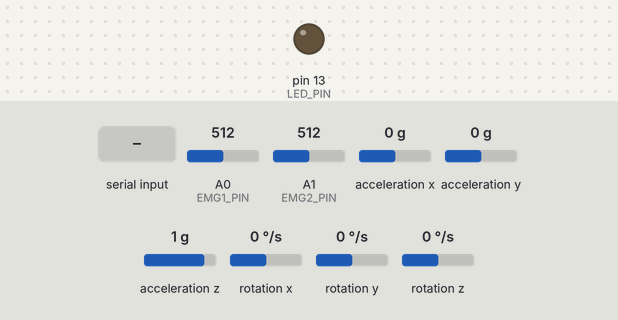
Recording of a sketch running on a simulated Arduino Uno, built with avr-gcc and run on an emulated ATmega328P. Shown: output pins drawn as LEDs (lit = HIGH). Dashed ring = blinking. The test bench sets the inputs (shaded band); at power-on: A0 (EMG1_PIN) = 512, A1 (EMG2_PIN) = 512, acceleration x 0 g, acceleration y 0 g, acceleration z 1 g, rotation x 0 °/s, rotation y 0 °/s, rotation z 0 °/s. The sensor or clock chip raises its interrupt line as the real part does; what the sketch prints to the serial monitor is not drawn.

Above: at 0.9 s.
1.0 s: "1\n" received over Serial
At 2.27 s:
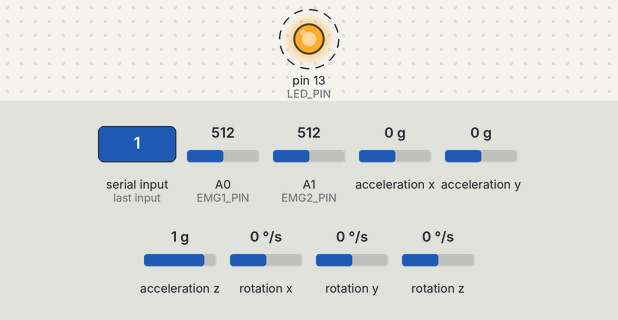
7.0 s: A0 (EMG1_PIN) set to 108
10.0 s: A0 (EMG1_PIN) set to 93
13.0 s: A1 (EMG2_PIN) set to 108
16.0 s: A1 (EMG2_PIN) set to 92
Timing chart, 0 to 20.0 s (numbered marks = the images above; inputs shaded):
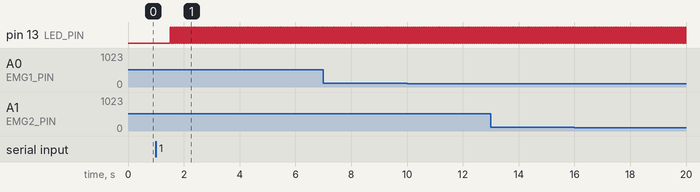

The sketch:

MPU6050_EMGFilters.ino
```cpp
/*--------------------MPU6050--------------------*/
// I2Cdev and MPU6050 must be installed as libraries, or else the .cpp/.h files
// for both classes must be in the include path of your project
#include "I2Cdev.h"

#include "MPU6050_6Axis_MotionApps20.h"
//#include "MPU6050.h" // not necessary if using MotionApps include file

// Arduino Wire library is required if I2Cdev I2CDEV_ARDUINO_WIRE implementation
// is used in I2Cdev.h
#if I2CDEV_IMPLEMENTATION == I2CDEV_ARDUINO_WIRE
    #include "Wire.h"
#endif

// class default I2C address is 0x68
// specific I2C addresses may be passed as a parameter here
// AD0 low = 0x68 (default for SparkFun breakout and InvenSense evaluation board)
// AD0 high = 0x69
MPU6050 mpu;
//MPU6050 mpu(0x69); // <-- use for AD0 high

/* =========================================================================
   NOTE: In addition to connection 3.3v, GND, SDA, and SCL, this sketch
   depends on the MPU-6050's INT pin being connected to the Arduino's
   external interrupt #0 pin. On the Arduino Uno and Mega 2560, this is
   digital I/O pin 2.
 * ========================================================================= */

/* =========================================================================
   NOTE: Arduino v1.0.1 with the Leonardo board generates a compile error
   when using Serial.write(buf, len). The Teapot output uses this method.
   The solution requires a modification to the Arduino USBAPI.h file, which
   is fortunately simple, but annoying. This will be fixed in the next IDE
   release. For more info, see these links:

   http://arduino.cc/forum/index.php/topic,109987.0.html
   http://code.google.com/p/arduino/issues/detail?id=958
 * ========================================================================= */


// uncomment "OUTPUT_READABLE_QUATERNION" if you want to see the actual
// quaternion components in a [w, x, y, z] format (not best for parsing
// on a remote host such as Processing or something though)
#define OUTPUT_READABLE_QUATERNION

// uncomment "OUTPUT_READABLE_EULER" if you want to see Euler angles
// (in degrees) calculated from the quaternions coming from the FIFO.
// Note that Euler angles suffer from gimbal lock (for more info, see
// http://en.wikipedia.org/wiki/Gimbal_lock)
//#define OUTPUT_READABLE_EULER

// uncomment "OUTPUT_READABLE_YAWPITCHROLL" if you want to see the yaw/
// pitch/roll angles (in degrees) calculated from the quaternions coming
// from the FIFO. Note this also requires gravity vector calculations.
// Also note that yaw/pitch/roll angles suffer from gimbal lock (for
// more info, see: http://en.wikipedia.org/wiki/Gimbal_lock)
//#define OUTPUT_READABLE_YAWPITCHROLL

// uncomment "OUTPUT_READABLE_REALACCEL" if you want to see acceleration
// components with gravity removed. This acceleration reference frame is
// not compensated for orientation, so +X is always +X according to the
// sensor, just without the effects of gravity. If you want acceleration
// compensated for orientation, us OUTPUT_READABLE_WORLDACCEL instead.
//#define OUTPUT_READABLE_REALACCEL

// uncomment "OUTPUT_READABLE_WORLDACCEL" if you want to see acceleration
// components with gravity removed and adjusted for the world frame of
// reference (yaw is relative to initial orientation, since no magnetometer
// is present in this case). Could be quite handy in some cases.
//#define OUTPUT_READABLE_WORLDACCEL

// uncomment "OUTPUT_TEAPOT" if you want output that matches the
// format used for the InvenSense teapot demo
//#define OUTPUT_TEAPOT


#define INTERRUPT_PIN 17  // use pin 2 on Arduino Uno & most boards
#define LED_PIN 13 // (Arduino is 13, Teensy is 11, Teensy++ is 6)
bool blinkState = false;

// MPU control/status vars
bool dmpReady = false;  // set true if DMP init was successful
uint8_t mpuIntStatus;   // holds actual interrupt status byte from MPU
uint8_t devStatus;      // return status after each device operation (0 = success, !0 = error)
uint16_t packetSize;    // expected DMP packet size (default is 42 bytes)
uint16_t fifoCount;     // count of all bytes currently in FIFO
uint8_t fifoBuffer[64]; // FIFO storage buffer

// orientation/motion vars
Quaternion q;           // [w, x, y, z]         quaternion container
VectorInt16 aa;         // [x, y, z]            accel sensor measurements
VectorInt16 aaReal;     // [x, y, z]            gravity-free accel sensor measurements
VectorInt16 aaWorld;    // [x, y, z]            world-frame accel sensor measurements
VectorFloat gravity;    // [x, y, z]            gravity vector
float euler[3];         // [psi, theta, phi]    Euler angle container
float ypr[3];           // [yaw, pitch, roll]   yaw/pitch/roll container and gravity vector

// packet structure for InvenSense teapot demo
uint8_t teapotPacket[14] = { '$', 0x02, 0,0, 0,0, 0,0, 0,0, 0x00, 0x00, '\r', '\n' };

volatile bool mpuInterrupt = false;     // indicates whether MPU interrupt pin has gone high
void dmpDataReady() {
    mpuInterrupt = true;
}

/*--------------------EMGFilters--------------------*/
#include "EMGFilters.h"

#define TIMING_DEBUG 1

#define EMG1_PIN A0 // input pin number
#define EMG2_PIN A1

EMGFilters filter;
// discrete filters must works with fixed sample frequence
// our emg filter only support "SAMPLE_FREQ_500HZ" or "SAMPLE_FREQ_1000HZ"
// other sampleRate inputs will bypass all the EMG_FILTER
int sampleRate = SAMPLE_FREQ_500HZ;
// For countries where power transmission is at 50 Hz, need to change to
// "NOTCH_FREQ_50HZ"
// For countries where power transmission is at 60 Hz, need to change to
// "NOTCH_FREQ_60HZ"
// our emg filter only support 50Hz and 60Hz input
// other inputs will bypass all the EMG_FILTER
int humFreq = NOTCH_FREQ_50HZ;

// Calibration:
// put on the sensors, and release your muscles;
// wait a few seconds, and select the max value as the threshold;
// any value under threshold will be set to zero
static int threshold1 = 0;
static int threshold2 = 0;

unsigned long timeStamp;
unsigned long timeBudget;

void setup() {
    /*--------------------General--------------------*/
    Serial.begin(115200);

    timeBudget = 1e6 / sampleRate;

    /*--------------------MPU6050--------------------*/
    // join I2C bus (I2Cdev library doesn't do this automatically)
    #if I2CDEV_IMPLEMENTATION == I2CDEV_ARDUINO_WIRE
        Wire.begin();
        Wire.setClock(400000); // 400kHz I2C clock. Comment this line if having compilation difficulties
    #elif I2CDEV_IMPLEMENTATION == I2CDEV_BUILTIN_FASTWIRE
        Fastwire::setup(400, true);
    #endif

    // initialize serial communication
    // (115200 chosen because it is required for Teapot Demo output, but it's
    // really up to you depending on your project)
    // Serial.begin(115200);
    while (!Serial); // wait for Leonardo enumeration, others continue immediately

    // NOTE: 8MHz or slower host processors, like the Teensy @ 3.3V or Arduino
    // Pro Mini running at 3.3V, cannot handle this baud rate reliably due to
    // the baud timing being too misaligned with processor ticks. You must use
    // 38400 or slower in these cases, or use some kind of external separate
    // crystal solution for the UART timer.

    // initialize device
    Serial.println(F("Initializing I2C devices..."));
    mpu.initialize();
    pinMode(INTERRUPT_PIN, INPUT);

    // verify connection
    Serial.println(F("Testing device connections..."));
    Serial.println(mpu.testConnection() ? F("MPU6050 connection successful") : F("MPU6050 connection failed"));

    // wait for ready
    Serial.println(F("\nSend any character to begin DMP programming and demo: "));
    while (Serial.available() && Serial.read()); // empty buffer
    while (!Serial.available());                 // wait for data
    while (Serial.available() && Serial.read()); // empty buffer again

    // load and configure the DMP
    Serial.println(F("Initializing DMP..."));
    devStatus = mpu.dmpInitialize();

    // supply your own gyro offsets here, scaled for min sensitivity
    mpu.setXAccelOffset(539);
    mpu.setYAccelOffset(-4727);
    mpu.setZAccelOffset(969);
    mpu.setXGyroOffset(115);
    mpu.setYGyroOffset(46);
    mpu.setZGyroOffset(-25);

    // make sure it worked (returns 0 if so)
    if (devStatus == 0) {
        // Calibration Time: generate offsets and calibrate our MPU6050
        mpu.CalibrateAccel(6);
        mpu.CalibrateGyro(6);
        mpu.PrintActiveOffsets();
        // turn on the DMP, now that it's ready
        Serial.println(F("Enabling DMP..."));
        mpu.setDMPEnabled(true);

        // enable Arduino interrupt detection
        Serial.print(F("Enabling interrupt detection (Arduino external interrupt "));
        Serial.print(digitalPinToInterrupt(INTERRUPT_PIN));
        Serial.println(F(")..."));
        attachInterrupt(digitalPinToInterrupt(INTERRUPT_PIN), dmpDataReady, RISING);
        mpuIntStatus = mpu.getIntStatus();

        // set our DMP Ready flag so the main loop() function knows it's okay to use it
        Serial.println(F("DMP ready! Waiting for first interrupt..."));
        dmpReady = true;

        // get expected DMP packet size for later comparison
        packetSize = mpu.dmpGetFIFOPacketSize();
    } else {
        // ERROR!
        // 1 = initial memory load failed
        // 2 = DMP configuration updates failed
        // (if it's going to break, usually the code will be 1)
        Serial.print(F("DMP Initialization failed (code "));
        Serial.print(devStatus);
        Serial.println(F(")"));
    }

    // configure LED for output
    pinMode(LED_PIN, OUTPUT);


    /*--------------------EMGFilters--------------------*/
    filter.init(sampleRate, humFreq, false, false, false);

    // open serial
    // Serial.begin(115200);

    // setup for time cost measure
    // using micros()
    timeBudget = 1e6 / sampleRate;
    // micros will overflow and auto return to zero every 70 minutes
}

void loop() {
    /*--------------------General--------------------*/
    timeStamp = micros();


    /*--------------------EMGFilters--------------------*/
    // timeStamp = micros();

    int value1 = analogRead(EMG1_PIN);
    int value2 = analogRead(EMG2_PIN);

    // filter processing
    int dataAfterFilter1 = filter.update(value1);
    int dataAfterFilter2 = filter.update(value2);

    int envlope1 = sq(dataAfterFilter1);
    int envlope2 = sq(dataAfterFilter2);
    // any value under threshold will be set to zero
    envlope1 = (envlope1 > threshold1) ? envlope1 : 0;
    envlope2 = (envlope2 > threshold2) ? envlope2 : 0;

    timeStamp = micros() - timeStamp;
    if (TIMING_DEBUG) {
        // Serial.print("Read Data: "); Serial.print(value1);

        // Serial.print("Filtered Data: ");
        Serial.print("emg");
        Serial.print(dataAfterFilter1);
        Serial.print(",");
        Serial.print(dataAfterFilter2);

        // // Serial.print("Squared Data: ");
        // Serial.print(envlope1);
        // Serial.print(",");
        // Serial.print(envlope2);

        // Serial.print("Total cost time: "); Serial.print(timeStamp);
        // the filter cost average around 35 us (without mpu)
        // the filter cost average around 160 us (with mpu)
        // the total cost average around 1205 us (with mpu)

        // Serial.print("\t");
        // Serial.print(0);
        // Serial.print("\t");
        // Serial.print(100000);
    }


    /*--------------------MPU6050--------------------*/
    // if programming failed, don't try to do anything
    if (!dmpReady) return;
    // read a packet from FIFO
    if (mpu.dmpGetCurrentFIFOPacket(fifoBuffer)) { // Get the Latest packet
        #ifdef OUTPUT_READABLE_QUATERNION
            // display quaternion values in easy matrix form: w x y z
            mpu.dmpGetQuaternion(&q, fifoBuffer);
            Serial.print("quat");
            Serial.print(q.w);
            Serial.print(",");
            Serial.print(q.x);
            Serial.print(",");
            Serial.print(q.y);
            Serial.print(",");
            // Serial.println(q.z);
            Serial.print(q.z);
        #endif

        #ifdef OUTPUT_READABLE_EULER
            // display Euler angles in degrees
            mpu.dmpGetQuaternion(&q, fifoBuffer);
            mpu.dmpGetEuler(euler, &q);
            Serial.print("euler\t");
            Serial.print(euler[0] * 180/M_PI);
            Serial.print("\t");
            Serial.print(euler[1] * 180/M_PI);
            Serial.print("\t");
            Serial.println(euler[2] * 180/M_PI);
        #endif

        #ifdef OUTPUT_READABLE_YAWPITCHROLL
            // display Euler angles in degrees
            mpu.dmpGetQuaternion(&q, fifoBuffer);
            mpu.dmpGetGravity(&gravity, &q);
            mpu.dmpGetYawPitchRoll(ypr, &q, &gravity);
            Serial.print("ypr\t");
            Serial.print(ypr[0] * 180/M_PI);
            Serial.print("\t");
            Serial.print(ypr[1] * 180/M_PI);
            Serial.print("\t");
            Serial.println(ypr[2] * 180/M_PI);
        #endif

        #ifdef OUTPUT_READABLE_REALACCEL
            // display real acceleration, adjusted to remove gravity
            mpu.dmpGetQuaternion(&q, fifoBuffer);
            mpu.dmpGetAccel(&aa, fifoBuffer);
            mpu.dmpGetGravity(&gravity, &q);
            mpu.dmpGetLinearAccel(&aaReal, &aa, &gravity);
            Serial.print("areal\t");
            Serial.print(aaReal.x);
            Serial.print("\t");
            Serial.print(aaReal.y);
            Serial.print("\t");
            Serial.println(aaReal.z);
        #endif

        #ifdef OUTPUT_READABLE_WORLDACCEL
            // display initial world-frame acceleration, adjusted to remove gravity
            // and rotated based on known orientation from quaternion
            mpu.dmpGetQuaternion(&q, fifoBuffer);
            mpu.dmpGetAccel(&aa, fifoBuffer);
            mpu.dmpGetGravity(&gravity, &q);
            mpu.dmpGetLinearAccel(&aaReal, &aa, &gravity);
            mpu.dmpGetLinearAccelInWorld(&aaWorld, &aaReal, &q);
            Serial.print("aworld\t");
            Serial.print(aaWorld.x);
            Serial.print("\t");
            Serial.print(aaWorld.y);
            Serial.print("\t");
            Serial.println(aaWorld.z);
        #endif

        #ifdef OUTPUT_TEAPOT
            // display quaternion values in InvenSense Teapot demo format:
            teapotPacket[2] = fifoBuffer[0];
            teapotPacket[3] = fifoBuffer[1];
            teapotPacket[4] = fifoBuffer[4];
            teapotPacket[5] = fifoBuffer[5];
            teapotPacket[6] = fifoBuffer[8];
            teapotPacket[7] = fifoBuffer[9];
            teapotPacket[8] = fifoBuffer[12];
            teapotPacket[9] = fifoBuffer[13];
            Serial.write(teapotPacket, 14);
            teapotPacket[11]++; // packetCount, loops at 0xFF on purpose
        #endif

        // blink LED to indicate activity
        blinkState = !blinkState;
        digitalWrite(LED_PIN, blinkState);
    }


    Serial.print('\r');
    // Serial.println();

    /*------------end here---------------------*/
    // if less than timeBudget, then you still have (timeBudget - timeStamp) to
    // do your work
    delayMicroseconds(timeBudget - timeStamp);
    // if more than timeBudget, the sample rate need to reduce to
    // SAMPLE_FREQ_500HZ

}
```

EMGFilters.h
```cpp
// (licence header left out)
#ifndef _EMGFILTERS_H
#define _EMGFILTERS_H

enum NOTCH_FREQUENCY { NOTCH_FREQ_50HZ = 50, NOTCH_FREQ_60HZ = 60 };

enum SAMPLE_FREQUENCY { SAMPLE_FREQ_500HZ = 500, SAMPLE_FREQ_1000HZ = 1000 };

// \brief EMGFilter provides an anti-hum notch filter to filter out 50HZ or
//        60HZ power line noise, a lowpass filter to filter out signals above
//        150HZ, and a highpass filter to filter out noise below 20HZ;
//        You can turn on or off these filters by the init function.
// \remark Input frequencies of 500HZ and 1000HZ are supported only!
class EMGFilters {
  public:
    // \brief Initializes the filter.
    // \param sampleFreq only supports SAMPLE_FREQ_500HZ &
    // SAMPLE_FREQ_1000HZ.
    // \param notchFreq only supports NOTCH_FREQ_50HZ & NOTCH_FREQ_60HZ.
    // \param enableNotchFilter enables the notch filter. True by default.
    // \param enableLowpassFilter enables the lowpass filter. True by
    // default.
    // \param enableHighpassFilter enables the highpass filter. True by
    // default
    // \remark The filter won't work and just bypass input if sampleFreq or
    //         notchFreq isn't specified properly.
    void init(SAMPLE_FREQUENCY sampleFreq,
              NOTCH_FREQUENCY  notchFreq,
              bool             enableNotchFilter    = true,
              bool             enableLowpassFilter  = true,
              bool             enableHighpassFilter = true);

    // \brief Called in the loop, input read analog value to get filtered
    // value
    int update(int inputValue);

  private:
    SAMPLE_FREQUENCY m_sampleFreq;
    NOTCH_FREQUENCY  m_notchFreq;
    bool             m_bypassEnabled;
    bool             m_notchFilterEnabled;
    bool             m_lowpassFilterEnabled;
    bool             m_highpassFilterEnabled;
};

#endif
```

Source omitted: EMGFilters.cpp (8523 bytes)

Measured:
- after the input at 1.0 s, pin 13 (LED_PIN): alternates HIGH for 0.01 s and LOW for 0.01 s, starting after 0.52 s
